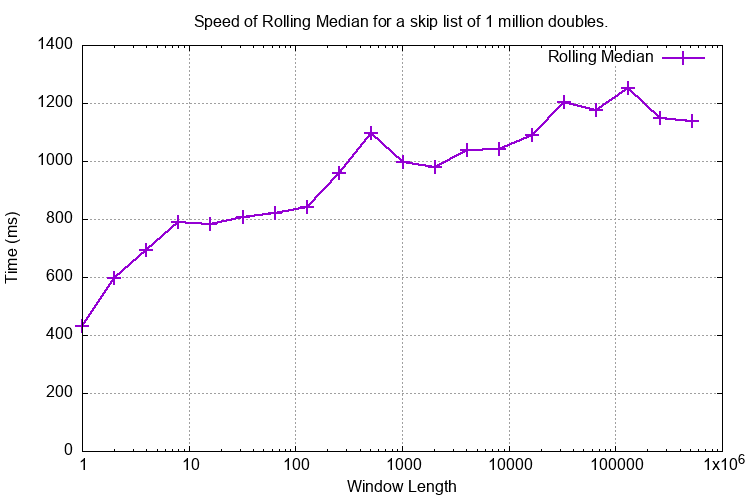

Source code (gnuplot):
set logscale x
# set logscale y
set grid
set title "Speed of Rolling Median for a skip list of 1 million doubles."
set xlabel "Window Length"
set ylabel "Time (ms)"
set yrange [0:]
set pointsize 2
set datafile separator "\t"
# Curve fit
#cost(x) = a + (b / (x/1024))
#fit cost(x) "perf_roll_med_odd_index_wins.dat" using 1:2 via a,b

set terminal png size 750,500           # choose the file format
set output "perf_roll_med_odd_index_wins.png"   # choose the output device

plot "perf_roll_med_odd_index_wins.dat" using 1:2 t "Rolling Median" with linespoints pt 1 lw 2
reset
